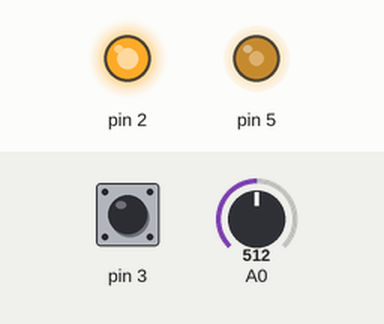
The program below on a simulated Arduino Mega 2560, built with avr-gcc and run on an emulated ATmega2560. Parts: output pins drawn as LEDs (lit = HIGH). Inputs (shaded band) come from the test bench; at power-on: pin 3 HIGH, A0 = 512.

Above: at 0.8 s.
0.9 s: pin 3 pulled LOW for 0.15 s
At 1.9 s:
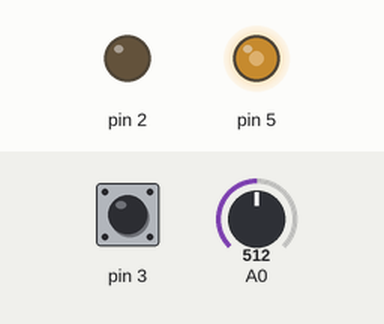
2.6 s: pin 3 pulled LOW for 1 s
At 3.2 s:
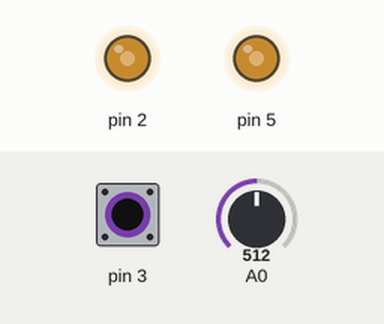
5.1 s: pin 3 pulled LOW for 0.15 s
At 5.28 s:
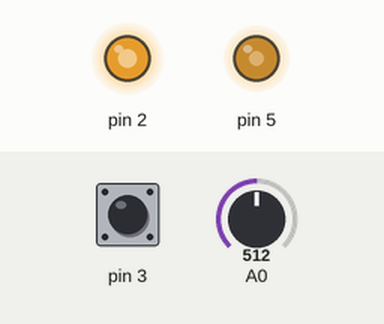
6.8 s: A0 set to 716
At 7.1 s:
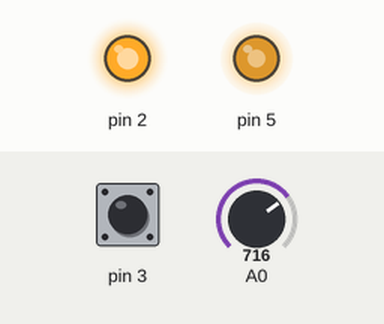
8.3 s: A0 set to 900
At 9.4 s:
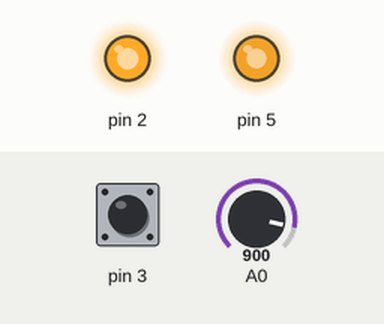
9.8 s: A0 set to 122
At 10.5 s:
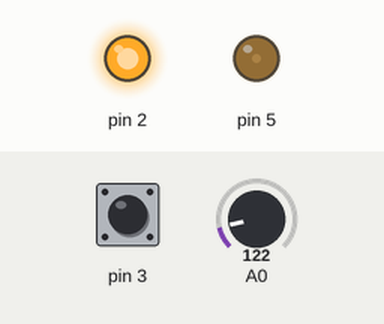
Timing chart, 0 to 12.3 s (numbered marks = the images above; inputs shaded):
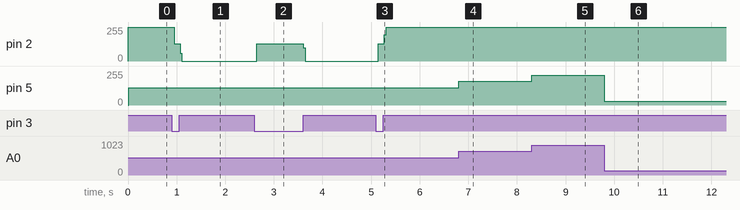

The program:

main.cpp
```cpp
// Author:
// Net ID:
// Date:
// Assignment:     Lab 4
//
// Description: This file contains a programmatic overall description of the
// program. It should never contain assignments to special function registers
// for the exception key one-line code such as checking the state of the pin.
//

  #include <Arduino.h>
  #include <avr/io.h>
  #include <avr/interrupt.h>
  #include "ADC.h"
  #include "PWM.h"
  #include "switch.h"
  #include "timer.h"

  typedef enum stateEnum_enum {
    wait_press, debounce_press, wait_release, debounce_release
  } stateType;

  volatile stateType state = wait_press;

  boolean on = true;


int main(){
  DDRE |= (1 << PORTE4);
  PORTE |= (1 << PORTE4);

  initADC();
  initPWMTimer3();
  initSwitchPE5();
  initTimer0();
  sei();
  unsigned int result = 0;

  while(1){
      switch(state) {
      case wait_press:
      break;

      case debounce_press:
      delayMs(1);
      state = wait_release;
      break;

      case wait_release:
      break;

      case debounce_release:
      delayMs(1);
      state = wait_press;
    }

    result = ADCL;
    result += ((unsigned int) ADCH) << 8;

    if (on) {
      PORTE |= (1 << PORTE4);
      changeDutyCycle(result);
    }
    else {
      PORTE &= ~(1 << PORTE4);
    }

  }

  return 0;
}

ISR(INT5_vect) {
  if (state == wait_press) {
    state = debounce_press;
  }
  else if (state == wait_release) {
    if (on) {
      on = false;

    }
    else {
      on = true;
    }
    state = debounce_release;
  }
}
```

ADC.cpp
```cpp
#include "ADC.h"

void initADC() {
    //Set voltage references to be AVCC
    ADMUX |= (1 << REFS0);
    ADMUX &= ~(1 << REFS1);

    //ADLAR = 0 (RIGHT JUSTIFIED)
    ADMUX &= ~(1 << ADLAR);

    //Set ADC0 as single-ended input with MUX[5:0] = 0b000000
    ADMUX &=  ~(1 << MUX0);
    ADMUX &=  ~(1 << MUX1);
    ADMUX &=  ~(1 << MUX2);
    ADMUX &=  ~(1 << MUX3);
    ADMUX &=  ~(1 << MUX4);
    ADCSRB &= ~(1 << MUX5);

    ADCSRB &= ~(1 << ADTS2 | 1 << ADTS1 | 1 << ADTS0);

    //Enable auto-triggering and turn-on ADC
    ADCSRA |= ((1 << ADATE) |(1 << ADEN));

    //Set the pre-scaler to 128
    //ADC clock frequency is 16 Mhz divided by pre-scaler = 125KHz
    ADCSRA |= (1 << ADPS2) | (1 << ADPS1) | (1 << ADPS0);

    //Disable ADC0 pin digital input - pin A0 on board
    DIDR0 |= (1 << ADC0D);

    //Start the first conversion
    ADCSRA |= (1 << ADSC);
}
```

ADC.h
```cpp
#ifndef ADC_H
#define ADC_H

#include <avr/io.h>

void initADC();

#endif
```

PWM.cpp
```cpp
#include "PWM.h"

void initPWMTimer3() {

  /* Waveform generation mode bit from Table 17-2
  Sets it to Fast PWM 10bit with TOP 0x03FF */
  TCCR3A |= (1<<WGM30) | (1<<WGM31);
  TCCR3B |= (1<<WGM32);
  TCCR3B &= ~(1<<WGM33);

  //Table 17-4, Fast PWM non-inverting mode
  TCCR3A &= ~(1<<COM3A0);
  TCCR3A |= (1<<COM3A1);

  //Table 17-6, set prescaler to 1
  TCCR3B |= (1<<CS30);
  TCCR3B &= ~(1<<CS31);
  TCCR3B &= ~(1<<CS32);

  //To use 0C3A E3 Pin5, we set E3 to output
  DDRE |= (1<<DDE3);
}

void changeDutyCycle(unsigned int result) {
    OCR3A = result;
}
```

PWM.h
```cpp
#ifndef PWM_H
#define PWM_H

#include <avr/io.h>

void initPWMTimer3();
void changeDutyCycle(unsigned int result);

#endif
```

switch.cpp
```cpp
#include "switch.h"

void initSwitchPE5() {
    //Setup for ISR
    EICRB |= (ISC50);
    EICRB &= ~(ISC51);
    EIMSK |= (1 << INT5);

    DDRE &= ~(1 << DDE5); // Pin 3 as input
    PORTE |= (1 << PORTE5);
}
```

switch.h
```cpp
#ifndef SWITCH_H
#define SWITCH_H

#include <avr/io.h>

void initSwitchPE5();

#endif
```

timer.cpp
```cpp
#include "timer.h"

/* Initialize timer 0, you should not turn the timer on here.
* You will need to use CTC mode */
void initTimer0(){
TCCR0A &= ~( 1 << WGM00 ); //Place 0 into WGM00 & WGM02, then a 1 into WGM01
TCCR0A |=  ( 1 << WGM01 );
TCCR0B &= ~( 1 << WGM02 );
TCCR0B |= (1<<CS00) | (1<<CS01);
TCCR0B &= ~(1<<CS02); // Prescaler = 64
OCR0A = 250; // OCR0A = (Td * freq)/ Prescaler
}

// Delay for 1ms
void delayMs(unsigned int delay){
    unsigned int count = 0;

    TCNT0 = 0;
    TIFR0 |=  (1 << OCF0A);
    while (count < delay){
        if (TIFR0 &  (1 << OCF0A)) {
            count++;
            TIFR0 |=  (1 << OCF0A);
        }
    }
}
```

timer.h
```cpp
#ifndef TIMER_H
#define TIMER_H

#include <avr/io.h>

void initTimer0();
void delayMs(unsigned int delay);

#endif
```

Measured:
- after the input at 0.9 s, pin 2: 255/255 → 129/255 after 0.05 s, → 0/255 0.12 s later
- after the input at 2.6 s, pin 2: 0/255 → 129/255 after 0.05 s, → 0/255 0.96 s later
- after the input at 5.1 s, pin 2: 0/255 → 129/255 after 0.05 s, → 255/255 0.12 s later
- after the input at 6.8 s, pin 5: 128/255 → 178/255 at once
- after the input at 8.3 s, pin 5: 178/255 → 224/255 at once
- after the input at 9.8 s, pin 5: 224/255 → 30/255 at once
